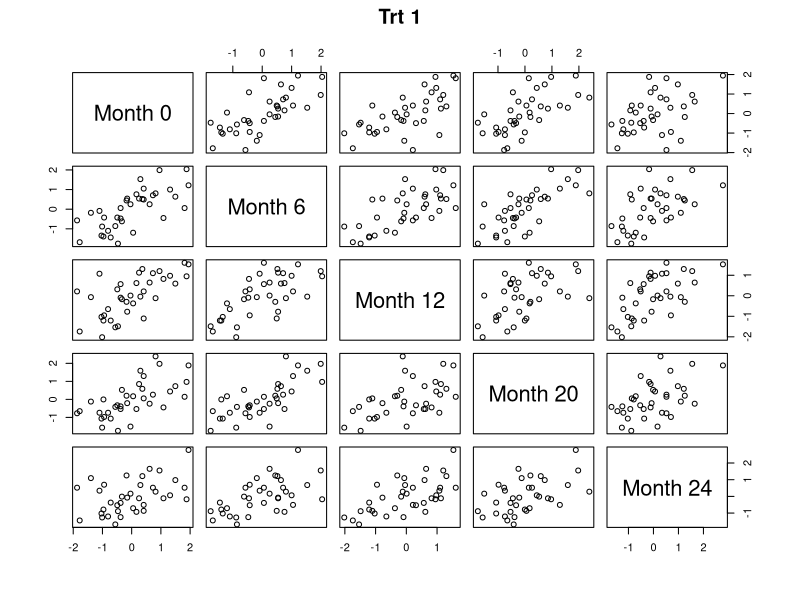
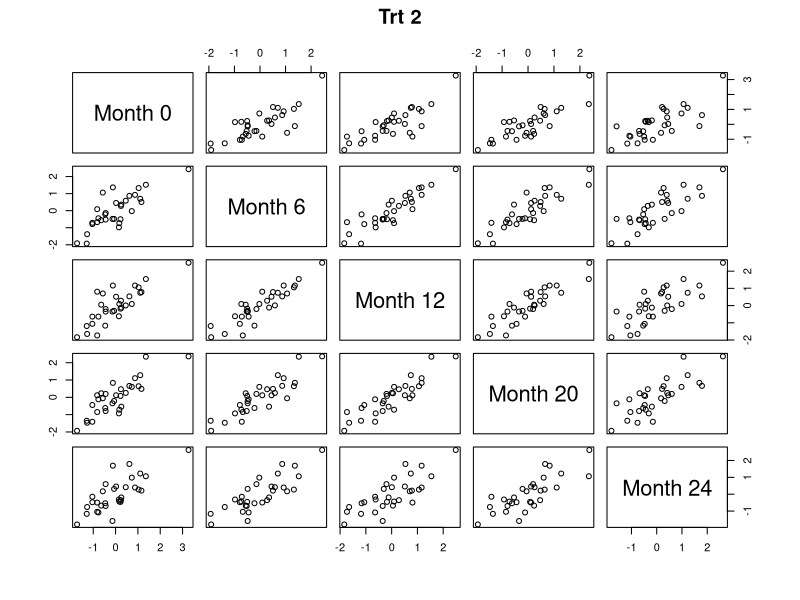
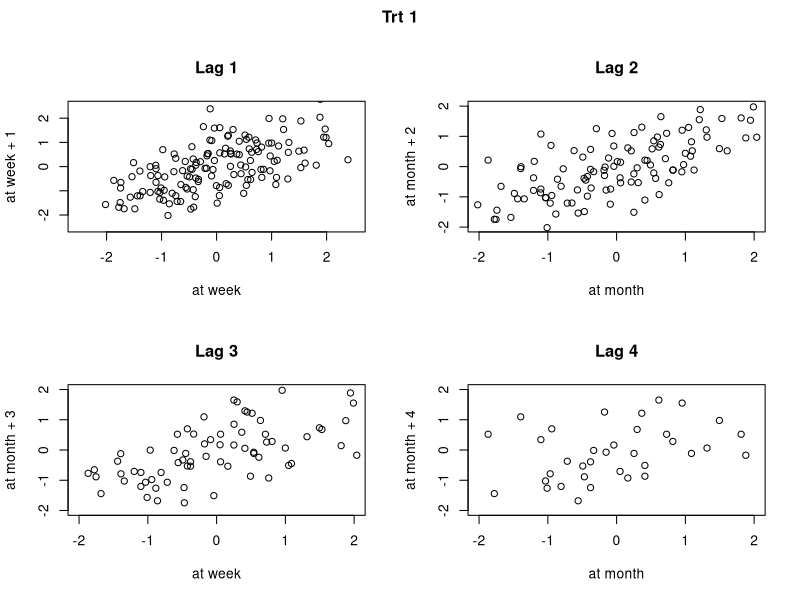
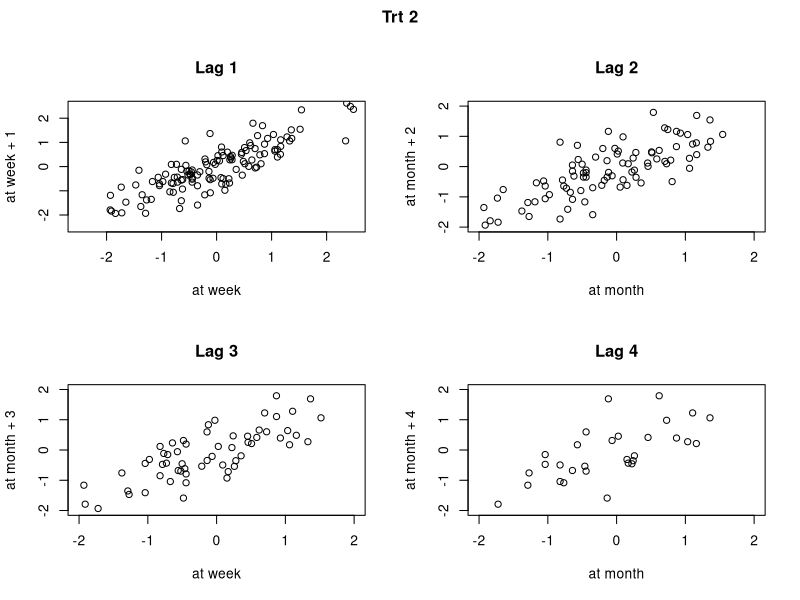
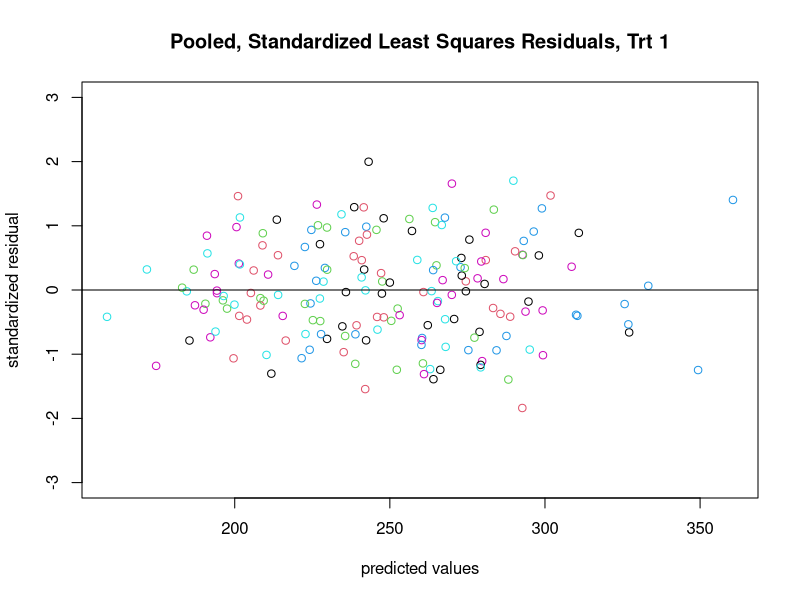
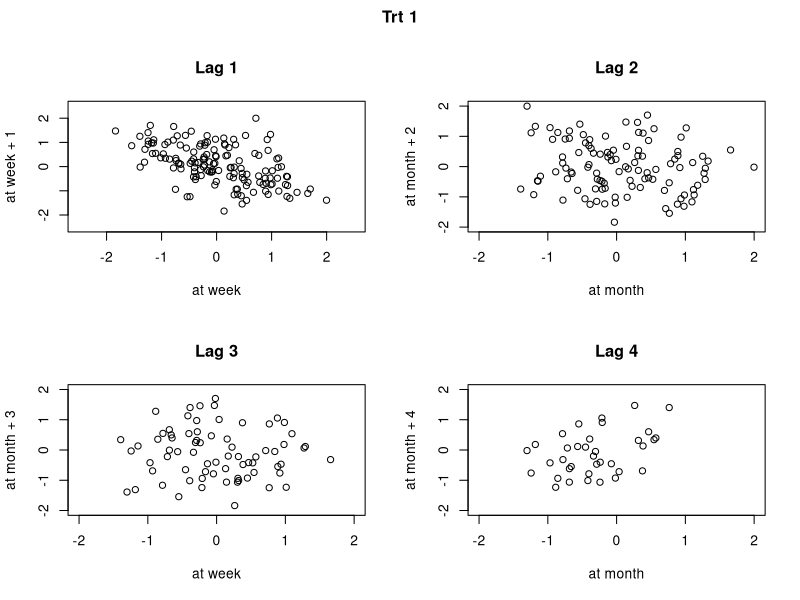
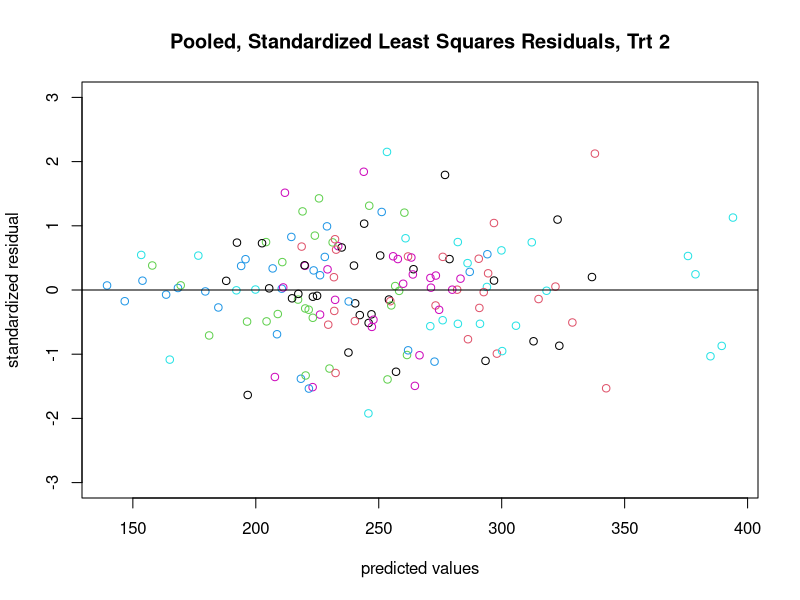
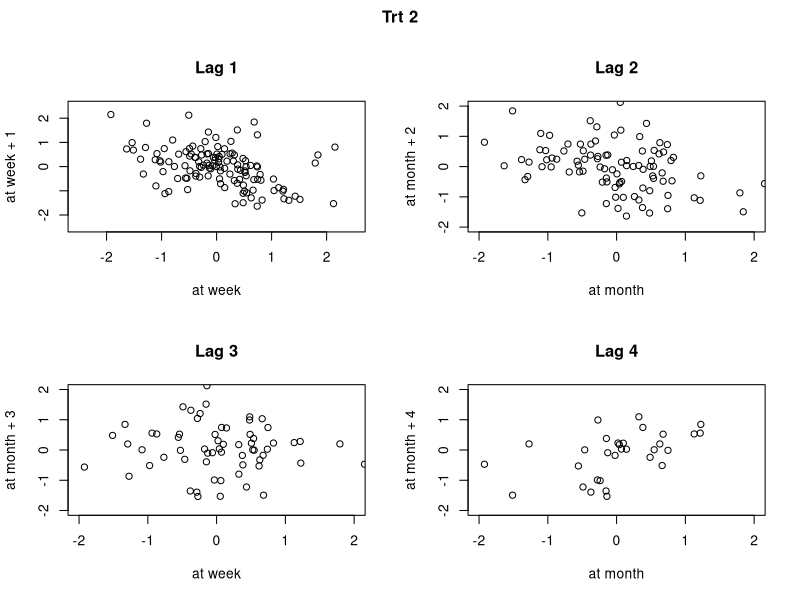

Recreate these plots in R, in order.
#########################################################################
#
#   Cholesterol data - high-dose chenodiol vs. placebo
#
#   1 = high-dose chenodiol, 2 = placebo   
#
#########################################################################

#  Read in the data -- they are already in the long form of one
#  observation per record


thedat.wide <- read.table("cholesterol.dat",row.names=NULL)
colnames(thedat.wide) <- c("trt","id","month0","month6","month12","month20","month24")

#  Total number of individuals

m <- nrow(thedat.wide)

#########################################################################
#
#   Make separate plots by treatment group
#
#########################################################################

#  Extract the three groups and get summary statistics

onedat <- thedat.wide[thedat.wide$trt==1,]
twodat <- thedat.wide[thedat.wide$trt==2,]

m.one <- nrow(onedat)
m.two <- nrow(twodat)

one.mean <- apply(onedat[,3:7],2,mean)
two.mean <- apply(twodat[,3:7],2,mean)

## > one.mean
##   month0   month6  month12  month20  month24 
## 226.7778 249.6111 252.6111 253.1389 256.7222 
## > two.mean
##   month0   month6  month12  month20  month24 
## 236.6452 243.3226 244.5484 261.9032 257.4839 

one.cov <- cov(onedat[,3:7])
two.cov <- cov(twodat[,3:7])

## > one.cov
##           month0   month6   month12   month20   month24
## month0  1962.463 1302.197 1150.8540  952.3460 1009.2794
## month6  1302.197 1715.216 1109.2159 1023.4270 1199.3746
## month12 1150.854 1109.216 1553.9016  696.8556 1265.5746
## month20  952.346 1023.427  696.8556 1147.6087  866.6111
## month24 1009.279 1199.375 1265.5746  866.6111 2545.6921
## > two.cov
##           month0   month6  month12  month20  month24
## month0  3080.437 2342.718 2158.734 2404.831 2086.777
## month6  2342.718 2755.492 2261.284 2392.099 2123.539
## month12 2158.734 2261.284 2267.723 2184.922 1828.959
## month20 2404.831 2392.099 2184.922 2666.957 2012.982
## month24 2086.777 2123.539 1828.959 2012.982 2439.191

sqrt(diag(one.cov))
sqrt(diag(two.cov))

## > sqrt(diag(one.cov))
##   month0   month6  month12  month20  month24 
## 44.29970 41.41516 39.41956 33.87637 50.45485 
## > sqrt(diag(two.cov))
##   month0   month6  month12  month20  month24 
## 55.50168 52.49278 47.62061 51.64259 49.38817 

one.cor <- cov2cor(one.cov)
two.cor <- cov2cor(two.cov)

## > one.cor
##            month0    month6   month12   month20   month24
## month0  1.0000000 0.7097680 0.6590338 0.6345956 0.4515519
## month6  0.7097680 1.0000000 0.6794303 0.7294584 0.5739744
## month12 0.6590338 0.6794303 1.0000000 0.5218361 0.6363163
## month20 0.6345956 0.7294584 0.5218361 1.0000000 0.5070192
## month24 0.4515519 0.5739744 0.6363163 0.5070192 1.0000000
## > two.cor
##            month0    month6   month12   month20   month24
## month0  1.0000000 0.8041079 0.8167669 0.8390164 0.7612846
## month6  0.8041079 1.0000000 0.9046082 0.8824122 0.8191013
## month12 0.8167669 0.9046082 1.0000000 0.8884498 0.7776534
## month20 0.8390164 0.8824122 0.8884498 1.0000000 0.7892396
## month24 0.7612846 0.8191013 0.7776534 0.7892396 1.0000000

#  Scatterplot matrices

one.centscale <- scale(onedat[,3:7],center=one.mean,scale=sqrt(diag(one.cov)))
two.centscale <- scale(twodat[,3:7],center=two.mean,scale=sqrt(diag(two.cov)))

monthlab <- c("Month 0","Month 6","Month 12","Month 20","Month 24")

pdf("trt1.scatter.pdf",width=8)
pairs(one.centscale,label=monthlab,oma=c(5,5,5,5),main="Trt 1")
graphics.off()

pdf("trt2.scatter.pdf",width=8)
pairs(two.centscale,label=monthlab,oma=c(5,5,5,5),main="Trt 2")
graphics.off()

#  Pooled covariance/correlation

cov.pooled <- ( (m.one-1)*one.cov + (m.two-1)*two.cov )/(m-2)
corr.pooled <- cov2cor(cov.pooled)

## > cov.pooled
##           month0   month6  month12  month20  month24
## month0  2478.451 1782.437 1616.030 1622.724 1506.586
## month6  1782.437 2195.344 1640.940 1655.122 1625.912
## month12 1616.030 1640.940 1883.357 1383.655 1525.598
## month20 1622.724 1655.122 1383.655 1848.846 1395.705
## month24 1506.586 1625.912 1525.598 1395.705 2496.538
## > corr.pooled
##            month0    month6   month12   month20   month24
## month0  1.0000000 0.7641399 0.7479848 0.7580608 0.6056681
## month6  0.7641399 1.0000000 0.8070027 0.8215392 0.6945071
## month12 0.7479848 0.8070027 1.0000000 0.7414999 0.7035658
## month20 0.7580608 0.8215392 0.7414999 1.0000000 0.6496422
## month24 0.6056681 0.6945071 0.7035658 0.6496422 1.0000000

#  Autocorrelation function and lag plots -- could write a generic function
#  for length n but too lazy

ac.func <- function(centscale){
   ac.lag1 <- cor(c(centscale[,1],centscale[,2],centscale[,3],centscale[,4]),
        c(centscale[,2],centscale[,3],centscale[,4],centscale[,5]))
   ac.lag2 <- cor(c(centscale[,1],centscale[,2],centscale[,3]),
        c(centscale[,3],centscale[,4],centscale[,5]))
   ac.lag3 <- cor(c(centscale[,1],centscale[,2]),c(centscale[,4],centscale[,5]))
   ac.lag4 <- cor(centscale[,1],centscale[,5])
   ac <- c(ac.lag1,ac.lag2,ac.lag3,ac.lag4)
   ac
}

##  The time points are NOT EQUALLY SPACED; thus, calculation of the
##  autocorrelation function is not really relevant, either at the
##  population or individual levels. Accordingly, the following
##  calculations are not really appropriate here.

ac.one <- ac.func(one.centscale)
ac.two <- ac.func(two.centscale)

## > ac.one
## [1] 0.6045134 0.6749362 0.6042850 0.4515519
## > ac.two
## [1] 0.8466014 0.8256108 0.8290589 0.7612846

lag.plot <- function(plotname,plottitle,centscale){
    pdf(plotname,width=8)
    par(mfrow=c(2,2), oma=c(0,0,2,0))

    plot(c(centscale[,1],centscale[,2],centscale[,3],centscale[,4]),
        c(centscale[,2],centscale[,3],centscale[,4],centscale[,5]), 
        xlab="at week",ylab="at week + 1",xlim=c(-2.5,2.5),ylim=c(-2.5,2.5))
    title("Lag 1")

   plot(c(centscale[,1],centscale[,2],centscale[,3]),
        c(centscale[,3],centscale[,4],centscale[,5]),xlab="at month",
        ylab="at month + 2",xlim=c(-2,2),ylim=c(-2,2))
    title("Lag 2")

    plot(c(centscale[,1],centscale[,2]),c(centscale[,4],centscale[,5]),
        xlab="at week",ylab="at month + 3",xlim=c(-2,2),ylim=c(-2,2))
    title("Lag 3")
    
    plot(centscale[,1],centscale[,5],xlab="at month",
        ylab="at month + 4",xlim=c(-2,2),ylim=c(-2,2))
    title("Lag 4")

    title(plottitle,outer=TRUE)
    graphics.off()
}
    
lag.plot("trt1.lag.pdf","Trt 1",one.centscale)
lag.plot("trt2.lag.pdf","Trt 2",two.centscale)

#  Within-individual correlation

#  Reconfigure as one observation per record ("long" format) and sort
#  in id order

thedat.long <- reshape(thedat.wide,varying=c("month0","month6","month12","month20","month24"),v.names="chol",idvar="id",times=c(0,6,12,20,24),timevar="month",direction="long")

thedat.long <- thedat.long[order(thedat.long$id),]

within.reg <- function(regdat,residplotname,lagplotname,plottitle){

    ids <- unique(regdat[,2])
    m <- length(ids)
    reg.list <- as.list(1:m)
    for (i in 1:m){
          reg.list[[i]] <- regdat[regdat$id==ids[i],]
    }  

    reg.fits <- lapply(reg.list,FUN=function(u){lm(chol ~ month,data=u)})
    reg.residuals <- sapply(reg.fits,residuals)
    reg.pred <- sapply(reg.fits,fitted.values)

    reg.var <- sum(reg.residuals^2)/(m*5-m*2)
    reg.stdresid <- reg.residuals/sqrt(reg.var)

    pdf(residplotname,width=8)
       matplot(reg.pred,reg.stdresid,xlab="predicted values",
        ylab="standardized residual",ylim=c(-3,3),pch=rep(1,m))
      abline(h=0)
      title(paste("Pooled, Standardized Least Squares Residuals,",plottitle))
    graphics.off()

#  Calculate the estimated autocorrelation function

    reg.lagresid <- t(reg.stdresid)
    acf <- ac.func(reg.lagresid)

#  Plot the pooled lagged residuals

    lag.plot(lagplotname,plottitle,reg.lagresid)

    acf
}       

one.regdat <- thedat.long[thedat.long$trt==1,]
two.regdat <- thedat.long[thedat.long$trt==2,]

ac.within.one <-  within.reg(one.regdat,"trt1.resid.pdf","trt1.withinlag.pdf","Trt 1")
ac.within.two <- within.reg(two.regdat,"trt2.resid.pdf","trt2.withinlag.pdf","Trt 2")

## > ac.within.one
## [1] -0.52531241 -0.16856328 -0.04672705  0.39680658
## > ac.within.two
## [1] -0.42004984 -0.37501296 -0.04677818  0.49305693


